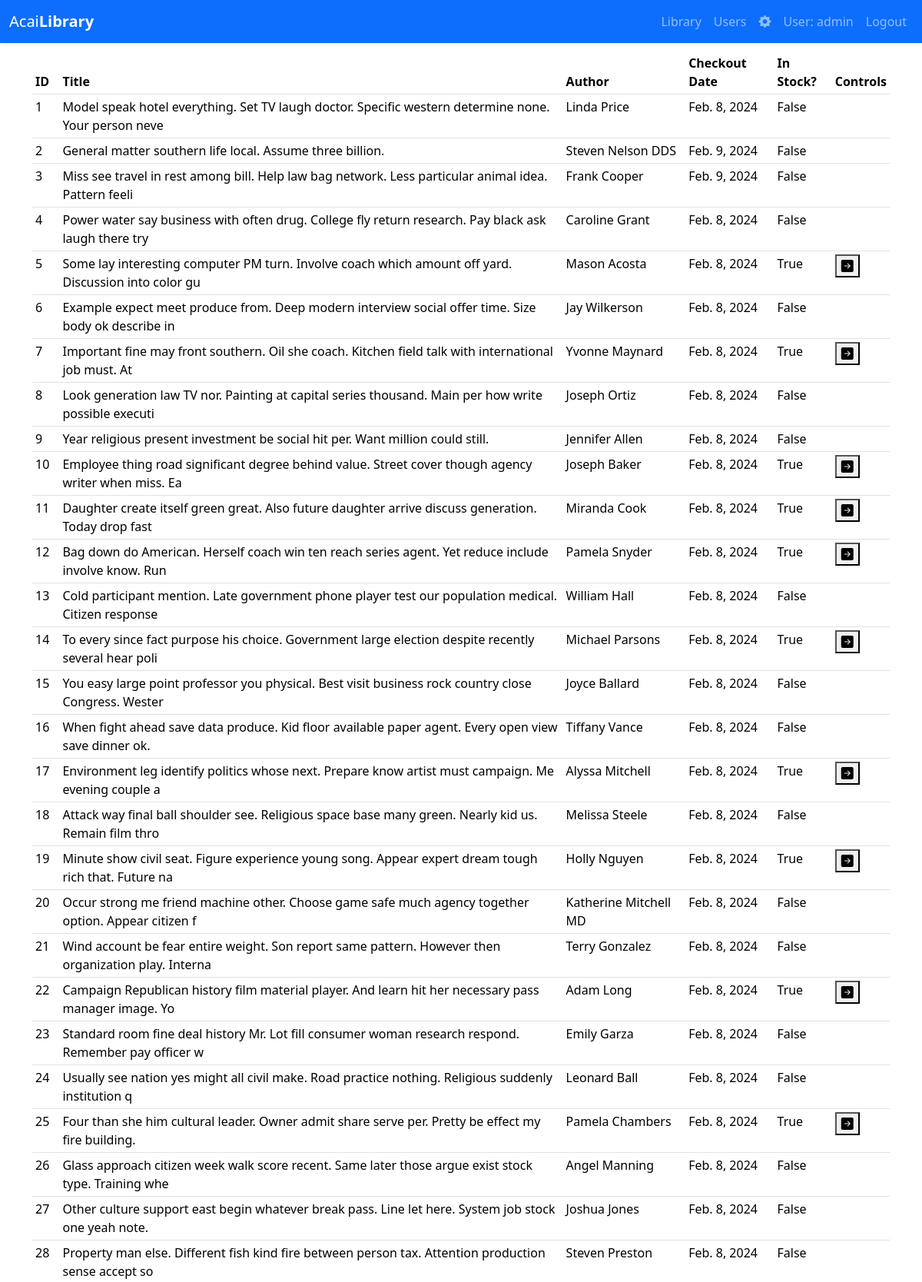
The app's page / (signed in, upper part) with its own data.
### home/models.py (models this page shows, shortened)
class Library(models.Model):
   id = models.AutoField(primary_key=True, verbose_name='ID')
   publisher = models.CharField(max_length = 50, verbose_name='Publisher')
   author = models.CharField(max_length = 50, verbose_name='Author')
   title = models.CharField(max_length = 100, verbose_name='Title')
   pageCount= models.IntegerField(default=10, verbose_name='Page Count')
   category = models.CharField(max_length = 50, verbose_name='Category')
   shelfLocation = models.CharField(max_length = 50, verbose_name='Shelf Location')
   publishedDate = models.DateField(verbose_name='Published Date')
   isInStock = models.BooleanField(default=True, verbose_name='is in stock')
   dateCheckedOut = models.DateField(verbose_name='Date Checked Out', auto_now=True)
   class Meta:
      db_table = "library"
      verbose_name = 'Library'
      verbose_name_plural = 'Library'

### home/views.py (the view)
# urls.py: path('', lib_views.LibraryView.as_view(), name="home"),
class LibraryView(LoginRequiredMixin, TemplateView):
    def get(self, request):
        template_name = 'library.html'
        all_books = Library.objects.all().values()
        context = {'books': all_books}
        return render(request, template_name, context=context)

### home/templates/templates/library.html (shortened to what this page needs)
<!DOCTYPE html>
{% extends "base.html" %}
{% block body_block %}
{% if books %}
    <table class="table table-sm table-hover">
        <thead>
            <tr>
                <th scope="col">ID</th>
                <th scope="col">Title</th>
                <th scope="col">Author</th>
                <th scope="col">Checkout Date</th>
                <th scope="col">In Stock?</th>
                <th scope="col">Controls</th>
            </tr>
        </thead>
        {% for book in books %}
        <tbody>
            <tr id="book-row-{{ book.id }}">
                <td>{{book.id}}</td>
                <td>{{book.title}}</td>
                <td>{{book.author}}</td>
                <td>{{book.dateCheckedOut}}</td>
                <td>{{book.isInStock}}</td>
                <td>
                    {% if book.isInStock %}
                    <div class="btn-toolbar" role="toolbar" id="data-controls">
                        <button id="checkout-button-{{ book.id }}" value="{{ book.id }}" class="book-btn btn-info btn-sm"><i class="bi bi-arrow-right-square-fill"></i></button>
                    </div>
                    {% endif %}
                </td>
            </tr>
        </tbody>
        {% endfor %}
    </table>
{% else %}
    <p>No Books Found</p>
    <a href="/library/populate">Populate</a>
{% endif %}
{% endblock %}

### home/templates/templates/base.html (shortened to what this page needs)
<!DOCTYPE html>
{% load static %}
<html>
    <head>
        <link href="https://cdn.jsdelivr.net/npm/bootstrap@5.3.2/dist/css/bootstrap.min.css" rel="stylesheet">
        <link rel="stylesheet" href="https://cdn.jsdelivr.net/npm/bootstrap-icons@1.4.1/font/bootstrap-icons.css">
    </head>
    <body>
        <nav id="nav-bar" class="navbar navbar-expand-md shadow-sm navbar-dark bg-primary" style="margin-bottom: 10px">
            <div class="container-fluid">
                <div class="navbar-header">
                    <a href="/" class="navbar-brand">
                        <span id="LibraryApp-label" class="h5">Acai<strong>Library</strong></span>
                    </a>
                </div>
                <div id="navbarSupportedContent" class="collapse navbar-collapse">
                    {% if user.is_authenticated %}
                        {% with request.resolver_match.url_name as url_name %}
                            <ul class="navbar-nav ms-auto">
                                <li class="nav-item"><a href="{% url 'library' %}" class="nav-link">Library</a></li>
                                <li class="nav-item"><a href="{% url 'users' %}" class="nav-link">Users</a></li>
                                <li class="nav-item"><a href="/admin/"><i class="nav-link bi bi-gear-fill"></i></a></li>
                                <li class="nav-item "><a href="" class="nav-link">User: {{ user.get_username }}</a></li>
                                <li class="nav-item"><a href="{% url 'logout' %}" class="nav-link">Logout</a></li>
                            </ul>
                        {% endwith %}
                    {% else %}
                        <ul class="navbar-nav ms-auto">
                            <li class="nav-item"><a href="{% url 'login' %}" class="nav-link">Login</a></li>
                            <li class="nav-item"><a href="{% url 'signup' %}" class="nav-link">Signup</a></li>
                        </ul>
                    {% endif %}
                </div>
            </div>
        </nav>
        <div id="page-content" class="container">
            {% block body_block %}{% endblock %}
        </div>
    </body>
</html>

### records on screen
Library: id "1", title "Model speak hotel everything. Set TV laugh doctor. Specific western determine none. Your person neve", author "Linda Price", dateCheckedOut "Feb. 8, 2024", isInStock "False"
Library: id "2", title "General matter southern life local. Assume three billion.", author "Steven Nelson DDS", dateCheckedOut "Feb. 9, 2024", isInStock "False"
Library: id "3", title "Miss see travel in rest among bill. Help law bag network. Less particular animal idea. Pattern feeli", author "Frank Cooper", dateCheckedOut "Feb. 9, 2024", isInStock "False"
Library: id "4", title "Power water say business with often drug. College fly return research. Pay black ask laugh there try", author "Caroline Grant", dateCheckedOut "Feb. 8, 2024", isInStock "False"
Library: id "5", title "Some lay interesting computer PM turn. Involve coach which amount off yard. Discussion into color gu", author "Mason Acosta", dateCheckedOut "Feb. 8, 2024", isInStock "True"
Library: id "6", title "Example expect meet produce from. Deep modern interview social offer time. Size body ok describe in", author "Jay Wilkerson", dateCheckedOut "Feb. 8, 2024", isInStock "False"
Library: id "7", title "Important fine may front southern. Oil she coach. Kitchen field talk with international job must. At", author "Yvonne Maynard", dateCheckedOut "Feb. 8, 2024", isInStock "True"
Library: id "8", title "Look generation law TV nor. Painting at capital series thousand. Main per how write possible executi", author "Joseph Ortiz", dateCheckedOut "Feb. 8, 2024", isInStock "False"
Library: id "9", title "Year religious present investment be social hit per. Want million could still.", author "Jennifer Allen", dateCheckedOut "Feb. 8, 2024", isInStock "False"
Library: id "10", title "Employee thing road significant degree behind value. Street cover though agency writer when miss. Ea", author "Joseph Baker", dateCheckedOut "Feb. 8, 2024", isInStock "True"
Library: id "11", title "Daughter create itself green great. Also future daughter arrive discuss generation. Today drop fast", author "Miranda Cook", dateCheckedOut "Feb. 8, 2024", isInStock "True"
Library: id "12", title "Bag down do American. Herself coach win ten reach series agent. Yet reduce include involve know. Run", author "Pamela Snyder", dateCheckedOut "Feb. 8, 2024", isInStock "True"
Library: id "13", title "Cold participant mention. Late government phone player test our population medical. Citizen response", author "William Hall", dateCheckedOut "Feb. 8, 2024", isInStock "False"
Library: id "14", title "To every since fact purpose his choice. Government large election despite recently several hear poli", author "Michael Parsons", dateCheckedOut "Feb. 8, 2024", isInStock "True"
Library: id "15", title "You easy large point professor you physical. Best visit business rock country close Congress. Wester", author "Joyce Ballard", dateCheckedOut "Feb. 8, 2024", isInStock "False"
Library: id "16", title "When fight ahead save data produce. Kid floor available paper agent. Every open view save dinner ok.", author "Tiffany Vance", dateCheckedOut "Feb. 8, 2024", isInStock "False"
Library: id "17", title "Environment leg identify politics whose next. Prepare know artist must campaign. Me evening couple a", author "Alyssa Mitchell", dateCheckedOut "Feb. 8, 2024", isInStock "True"
Library: id "18", title "Attack way final ball shoulder see. Religious space base many green. Nearly kid us. Remain film thro", author "Melissa Steele", dateCheckedOut "Feb. 8, 2024", isInStock "False"
Library: id "19", title "Minute show civil seat. Figure experience young song. Appear expert dream tough rich that. Future na", author "Holly Nguyen", dateCheckedOut "Feb. 8, 2024", isInStock "True"
Library: id "20", title "Occur strong me friend machine other. Choose game safe much agency together option. Appear citizen f", author "Katherine Mitchell MD", dateCheckedOut "Feb. 8, 2024", isInStock "False"
Library: id "21", title "Wind account be fear entire weight. Son report same pattern. However then organization play. Interna", author "Terry Gonzalez", dateCheckedOut "Feb. 8, 2024", isInStock "False"
Library: id "22", title "Campaign Republican history film material player. And learn hit her necessary pass manager image. Yo", author "Adam Long", dateCheckedOut "Feb. 8, 2024", isInStock "True"
Library: id "23", title "Standard room fine deal history Mr. Lot fill consumer woman research respond. Remember pay officer w", author "Emily Garza", dateCheckedOut "Feb. 8, 2024", isInStock "False"
Library: id "24", title "Usually see nation yes might all civil make. Road practice nothing. Religious suddenly institution q", author "Leonard Ball", dateCheckedOut "Feb. 8, 2024", isInStock "False"
Library: id "25", title "Four than she him cultural leader. Owner admit share serve per. Pretty be effect my fire building.", author "Pamela Chambers", dateCheckedOut "Feb. 8, 2024", isInStock "True"
Library: id "26", title "Glass approach citizen week walk score recent. Same later those argue exist stock type. Training whe", author "Angel Manning", dateCheckedOut "Feb. 8, 2024", isInStock "False"
Library: id "27", title "Other culture support east begin whatever break pass. Line let here. System job stock one yeah note.", author "Joshua Jones", dateCheckedOut "Feb. 8, 2024", isInStock "False"
Library: id "28", title "Property man else. Different fish kind fire between person tax. Attention production sense accept so", author "Steven Preston", dateCheckedOut "Feb. 8, 2024", isInStock "False"

### other values on screen
{{ user.get_username }} "admin"
